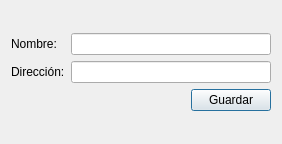
<?xml version="1.0" encoding="UTF-8"?>
<ui version="4.0">
 <class>fIngresoAutor</class>
 <widget class="QDialog" name="fIngresoAutor">
  <property name="geometry">
   <rect>
    <x>0</x>
    <y>0</y>
    <width>282</width>
    <height>144</height>
   </rect>
  </property>
  <property name="windowTitle">
   <string>Dialog</string>
  </property>
  <layout class="QVBoxLayout" name="verticalLayout_2">
   <item>
    <layout class="QVBoxLayout" name="verticalLayout">
     <item>
      <layout class="QGridLayout" name="gridLayout">
       <item row="0" column="0">
        <widget class="QLabel" name="lblNombre">
         <property name="text">
          <string>Nombre:</string>
         </property>
        </widget>
       </item>
       <item row="0" column="1">
        <widget class="QLineEdit" name="ledNombre"/>
       </item>
       <item row="1" column="0">
        <widget class="QLabel" name="lblDireccion">
         <property name="text">
          <string>Dirección:</string>
         </property>
        </widget>
       </item>
       <item row="1" column="1">
        <widget class="QLineEdit" name="ledDireccion"/>
       </item>
      </layout>
     </item>
     <item>
      <layout class="QHBoxLayout" name="horizontalLayout">
       <item>
        <spacer name="horizontalSpacer">
         <property name="orientation">
          <enum>Qt::Horizontal</enum>
         </property>
         <property name="sizeHint" stdset="0">
          <size>
           <width>40</width>
           <height>20</height>
          </size>
         </property>
        </spacer>
       </item>
       <item>
        <widget class="QPushButton" name="btnGuardar">
         <property name="text">
          <string>Guardar</string>
         </property>
        </widget>
       </item>
      </layout>
     </item>
    </layout>
   </item>
  </layout>
 </widget>
 <resources/>
 <connections/>
</ui>
